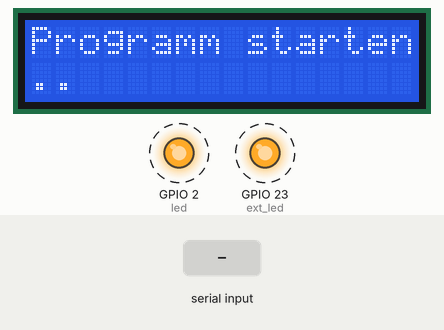
A program run on a simulated ESP32 board running MicroPython. Shown: 16×2 character LCD, output pins drawn as LEDs (lit = HIGH). Dashed ring = blinking. Inputs (shaded band) come from the test bench. The clock reads 2024-03-15 10:24:30 at power-on unless the program sets it; library files of the repository ran but are not shown: i2c_lcd.py; what the program prints to the serial console is not drawn.

Above: at 1.25 s.
1.3 s: "STATUS:" typed at the serial console, then Enter
4.3 s: "RESULT:" typed at the serial console, then Enter
5.8 s: "1" typed at the serial console, then Enter
Timing chart, 0 to 13.4 s (numbered marks = the images above; inputs shaded):
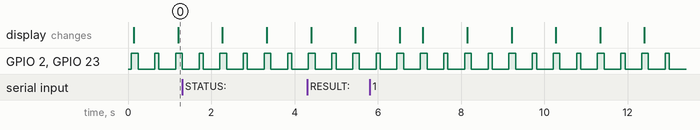

Measured:
- by itself, GPIO 2 (led), GPIO 23 (ext_led): alternates HIGH for 0.13 s and LOW for 0.40 s

The program:

esp32_main.py
```python
import machine
import time
import sys
import select
from machine import SoftI2C, Pin
from i2c_lcd import I2cLcd

# --- KONFIGURATION ---
ADC_PIN = 34
LED_PIN = 2
EXT_LED_PIN = 23
BTN_PREV_PIN = 18
BTN_NEXT_PIN = 19
THRESHOLD = 0.2
RECORD_DURATION = 2.0
BUCKET_MS = 20  # 50 Hz = 20ms
NUM_SAMPLES = int(RECORD_DURATION * 1000 / BUCKET_MS)

# LCD Konfiguration
I2C_ADDR = 0x27 # Häufige Adresse, kann auch 0x3F sein
I2C_NUM_ROWS = 2
I2C_NUM_COLS = 16

adc = machine.ADC(machine.Pin(ADC_PIN))
adc.atten(machine.ADC.ATTN_11DB)
adc.width(machine.ADC.WIDTH_12BIT)

led = machine.Pin(LED_PIN, machine.Pin.OUT)
ext_led = machine.Pin(EXT_LED_PIN, machine.Pin.OUT)
btn_prev = machine.Pin(BTN_PREV_PIN, machine.Pin.IN)
btn_next = machine.Pin(BTN_NEXT_PIN, machine.Pin.IN)

# I2C und LCD initialisieren
try:
    i2c = SoftI2C(scl=Pin(22), sda=Pin(21), freq=100000)
    # Scan nach Geräten (optional, hilft bei falscher Adresse)
    devices = i2c.scan()
    if len(devices) > 0:
        I2C_ADDR = devices[0] # Nimm das erste gefundene Gerät
    lcd = I2cLcd(i2c, I2C_ADDR, I2C_NUM_ROWS, I2C_NUM_COLS)
    lcd.clear()
except Exception as e:
    print(f"LCD Fehler: {e}")
    lcd = None

# Globale Variablen für Status
pc_connected = False
current_symbol = '?'
current_count = 0
last_result_text = None  # Speichert das letzte Ergebnis (für Predict Modus)
last_msg_time = 0
TIMEOUT_SEC = 2.5

# Entprellung
last_btn_time = 0
BTN_DEBOUNCE_MS = 300

# Animation
anim_frame = 0
last_anim_time = 0

def read_serial_input():
    """Prüft nicht-blockierend auf Nachrichten vom PC."""
    global pc_connected, current_symbol, current_count, last_msg_time, last_result_text

    try:
        if sys.stdin in select.select([sys.stdin], [], [], 0)[0]:
            line = sys.stdin.readline().strip()

            # 1. STATUS Nachricht (Heartbeat)
            if line.startswith("STATUS:"):
                # STATUS:{SymbolStr}:{CountInt}
                # Für Predict Modus sendet PC: STATUS:INTERPRET:0
                parts = line.split(':')
                current_symbol = parts[1]
                current_count = int(parts[2])
                pc_connected = True
                last_msg_time = time.time()
                update_display_connected()

            # 2. RESULT Nachricht (Nach Prediction)
            # RESULT:{Label}:{Prob}
            elif line.startswith("RESULT:"):
                parts = line.split(':')
                if len(parts) >= 3:
                    label = parts[1]
                    prob = parts[2]
                    # Speichere Ergebnis für Anzeige
                    last_result_text = f"{label} ({prob}%)"
                    update_display_connected()

    except Exception:
        pass

def update_display_waiting():
    global anim_frame, last_anim_time
    if lcd is None: return

    now = time.time()
    if now - last_anim_time > 0.5: # Alle 0.5s aktualisieren
        lcd.move_to(0, 0)
        lcd.putstr("Programm starten")

        lcd.move_to(0, 1)
        dots = "." * ((anim_frame % 3) + 1)
        lcd.putstr(f"{dots:<16}") # Links ausrichten, Rest mit Leerzeichen füllen

        anim_frame += 1
        last_anim_time = now

def update_display_connected():
    if lcd is None: return

    if current_count == -1:
        # --- PREDICT / INTERPRET MODUS ---
        # Zeile 1: Modellname (zentriert in ><)
        text = f"<{current_symbol}>"
        padding = (16 - len(text)) // 2
        # Begrenzen auf 16 Zeichen, falls Name zu lang
        if len(text) > 16: text = text[:16]

        lcd.move_to(0, 0)
        lcd.putstr(" " * 16)
        lcd.move_to(max(0, padding), 0)
        lcd.putstr(text)

        # Zeile 2: Ergebnis
        lcd.move_to(0, 1)
        if last_result_text:
            lcd.putstr(f"{last_result_text:<16}")
        else:
            lcd.putstr("Ready...        ")

    else:
        # --- DATEN SAMMEL MODUS (Data-Collector) ---
        # Zeile 1: Zentriert das Symbol
        text = f">{current_symbol}<"
        padding = (16 - len(text)) // 2
        lcd.move_to(0, 0)
        lcd.putstr(" " * 16) # Zeile leeren
        lcd.move_to(padding, 0)
        lcd.putstr(text)

        # Zeile 2: Rec links, Bar rechts (4 Zeichen)
        lcd.move_to(0, 1)
        lcd.putstr(f"Rec:{current_count:<3}")

        # Bar Reset (Pos 12 bis 15)
        lcd.move_to(12, 1)
        lcd.putstr("____")

def update_display_recording(elapsed_sec):
    if lcd is None: return

    # Progress berechnen (0 bis 4 Zellen)
    progress = elapsed_sec / RECORD_DURATION
    if progress > 1.0: progress = 1.0

    filled = int(progress * 4)
    # Bar erstellen: z.B. "##__"
    bar = "#" * filled + "_" * (4 - filled)

    # Im Interpret-Modus ist die Bar an einer anderen Stelle oder gleich?
    # User sagt: "unten die selbe progresbar animation"
    # Da "Warte auf Input " oder "Rec:..." verwendet wird, setzen wir die
    # Bar einfach IMMER nach rechts unten (Pos 12).
    # Das überschreibt ggf. das Ergebnis kurzzeitig, was okay ist.

    lcd.move_to(12, 1)
    lcd.putstr(bar)

def blink_waiting():
    led.value(1)
    ext_led.value(1)
    update_display_waiting()
    time.sleep(0.1)
    led.value(0)
    ext_led.value(0)
    time.sleep(0.4) # Etwas schnellerer Loop für flüssigere Animation

def main():
    global pc_connected, last_btn_time

    led.value(0)
    print("ESP32 gestartet. Warte auf PC...")
    if lcd:
        lcd.clear()

    while True:
        read_serial_input()

        if pc_connected and (time.time() - last_msg_time > TIMEOUT_SEC):
            pc_connected = False
            current_symbol = '?'
            if lcd: lcd.clear()

        if not pc_connected:
            blink_waiting()
            continue

        led.value(0)
        ext_led.value(0)

        # Taster abfragen
        now = time.ticks_ms()
        if time.ticks_diff(now, last_btn_time) > BTN_DEBOUNCE_MS:
            if btn_prev.value() == 1:
                print("CMD:PREV_SYMBOL")
                last_btn_time = now
            elif btn_next.value() == 1:
                print("CMD:NEXT_SYMBOL")
                last_btn_time = now

        # Messen
        val_raw = adc.read()
        val_norm = val_raw / 4095.0

        if val_norm > THRESHOLD:
            led.value(1)
            ext_led.value(1)
            print("START_RECORD")

            start_time = time.ticks_ms()
            try:
                for i in range(NUM_SAMPLES):
                    loop_start = time.ticks_ms()
                    sample = adc.read() / 4095.0
                    print(f"{sample:.4f}")

                    # Display Update (nicht bei jedem Sample, sonst zu langsam)
                    # Alle 100ms (jedes 5. Sample bei 20ms)
                    if i % 5 == 0:
                        elapsed = time.ticks_diff(loop_start, start_time) / 1000.0
                        update_display_recording(elapsed)

                    elapsed = time.ticks_diff(time.ticks_ms(), loop_start)
                    sleep_ms = BUCKET_MS - elapsed
                    if sleep_ms > 0:
                        time.sleep_ms(sleep_ms)

                # Am Ende volle Zeit anzeigen
                update_display_recording(RECORD_DURATION)
                print("END_RECORD")
            except Exception as e:
                print(f"ERROR: {e}")

            # LEDs anlassen während der busy-time/Speichern (verkürzt auf 0.2s)
            time.sleep(0.2)

            led.value(0)
            ext_led.value(0)

            # Zurücksetzen auf 0.00s
            update_display_connected()

        time.sleep(0.02)

if __name__ == '__main__':
    main()
```
